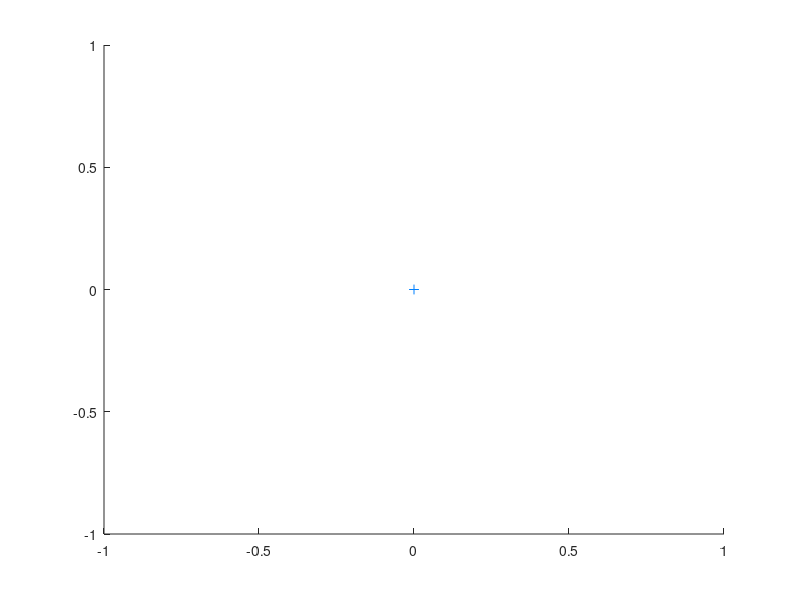

Source code (MATLAB): (Note: this script raises an error after producing the figure.)
%% %%%%%%%%%%%%%%%%%%%%%%%%%%%%%%%%%%%%%%%%%%%%%%%%%%%%%%%%%%%%%%%%%%%%%%%%%%%%
%%  Demo for testing Diffeomorphic Matching for DS learning algo (Perrin)    %%
%%%%%%%%%%%%%%%%%%%%%%%%%%%%%%%%%%%%%%%%%%%%%%%%%%%%%%%%%%%%%%%%%%%%%%%%%%%%%%%
%% Load a Demonstration from LASADATASET
clear all; close all;
dataset_type = 'draw';

switch dataset_type
    case 'lasa'        
        %All Lasa-shapes except multidemonstration examples
        dataset_dir = '../../LASADataset/DataSet/';
        allShapes = dir(dataset_dir);
        allShapes(1:2) = [];
        % Load data
        close all; clc;
        f = 9; % <== Choose dataset from LASADASET
        thisFile = allShapes(f).name;
        load([dataset_dir, thisFile]);
        use_demos = [1 2 3]; %Use only the demos with the appearing here; Use all if empty        
        dim = 2;
        fprintf('*** Loaded demonstrations from %s ***\n', allShapes(f).name);        
    case 'draw'
        % Draw Reference Trajectory
        fig0 = figure('Color', [1 1 1]);
        limits = [-3.5 1 -2.5 2];
        xlim(limits(1:2));
        ylim(limits(3:4));
        scatter(0, 0, 50, [0 0.5 1], '+'); hold on;
        data = draw_mouse_data_on_DS(fig0, limits); 
        data_12 = data{1}(:,1:2);
        dt = abs((data_12(1,1) -  data_12(1,2))/data_12(3,1));
        dim = 2;
        use_demos = []; %Use only the demos with the appearing here; Use all if empty
end

% Some options
step_demos = 1;  %Step the points
doNormalize = 1; %Normalize the demos using the variance in each direction; This works better in general

%Options concerning the transformation
if doNormalize
    optsSearch = {'maxCoef', '10', 'nb_iteration','150', 'regularise', '5e-4', 'conv_crit', '1e-6', 'division_coefList', '[3,3,2.5,2.0,1.5,1.1,1.1]', 'safeCoeffList', '0.6*[1, 1, 1, 1, 1, 1, 1]', 'doPlot', '0'};
else
    optsSearch = {'maxCoef', '5', 'nb_iteration','150', 'regularise', '1e-3', 'conv_crit', '1e-6', 'division_coefList', '[3,3,2.5,2.0,1.5,1.1,1.1]', 'safeCoeffList', '0.55*[1, 1, 1, 1, 1, 1, 1]', 'doPlot', '0'};
end

%% %%%%%%%%%%%%%%%%%%%%%%%%%%%%%%%%%%%%%%%%%%%%%%%%%%%%%%%%%%%%%%%%%%%%%%%%%%%%%%
%% Step 1: Estimate Diffeomorphic Matching Parameters for Given Demonstrations %%
%%%%%%%%%%%%%%%%%%%%%%%%%%%%%%%%%%%%%%%%%%%%%%%%%%%%%%%%%%%%%%%%%%%%%%%%%%%%%%%%%
% Prepare data
fprintf('- Preparing Data for Diffeomorphic Matching...');
switch dataset_type
    case 'lasa'        
        if isempty(use_demos)
            use_demos = 1:length(demos);
        end
        [Xinit, target, allTarget, allTargetV, allSource,  ... , 
        allSourceV, nDemos, indD] = processLASADataset(demos, use_demos, step_demos,dt);
    case 'draw' 
        close all;
        if isempty(use_demos)
            use_demos = 1:length(data);
        end
        [Xinit, target, allTarget, allTargetV, allSource,  ... , 
        allSourceV, nDemos, indD] = processDrawnDataset(data, use_demos, step_demos,dt);          
end
fprintf('done\n');

% Uses the mean of all demonstrations as target Xi
% (The transformation maps the points given in "source" onto the points in "target"
[dim, lX] = size(target);
target = target./nDemos;
targetV = [diff(target,[],2),zeros(dim,1)]./dt;

%Define the source trajectory: A straight line between the initial and
%final point of the mean target trajectory
source = [linspace(target(1,1), target(1,end), lX); linspace(target(2,1), target(2,end), lX)];
sourceV = [diff(source, [], 2).*(step_demos/dt), zeros(dim,1)];

% Sub-sample source/target trajectories depending on the step-size
source  = source(:,indD);
sourceV = sourceV(:,indD);
target  = target(:,indD);
targetV = targetV(:,indD);

% Normalize Trajectories
if doNormalize
    [Xinit, target, targetV, source, sourceV, allTarget, ... ,
        allTargetV, allSource, allSourceV] = normalizeTrajectories(Xinit, target, ... ,
        targetV, source, sourceV, allTarget, allTargetV, allSource, allSourceV);
end

%Max for plotting
XLimPlot = [min([1.2*allTarget, 0.8*allTarget, -.25*ones(dim,1)],[], 2), max([1.2*allTarget, 0.8*allTarget, .25*ones(dim,1)],[],2)];
XLimPlot2 = [min([1.2*allSource, 0.8*allSource, -.25*ones(dim,1)],[], 2), max([1.2*allSource, 0.8*allSource, .25*ones(dim,1)],[],2)];

%Search for the transformation parameters
fprintf('- Searching for Transformation Parameters...');
tic;
[ centers, targets, coefs, division_coef, nb_iteration ] = iterativeSearch( source, target, optsSearch{:} );
toc;
fprintf('done\n')

% Create all lambda functions needed to evaluate the transformation
% Forward transformation (Phi)
diff_fun             = @(pt) result_function(centers, targets, coefs, division_coef, nb_iteration, pt);
% Backward transformation (Phi^-1)
inverse_diff_fun     = @(pt) result_function_reverse(centers, targets, coefs, division_coef, nb_iteration, pt);
% Backward transformation and calculation of the jacobian in point (J^-1)
jac_inverse_diff_fun = @(pt) result_function_reverse_Jac(centers, targets, coefs, division_coef, nb_iteration, pt);

%%%%%%%%%%%% General plot with the transformed sources and targets %%%%%%%%%%%%
if exist('h_trans','var'); delete(h_trans);end
h_trans = figure('Color',[1 1 1]); hold all;

% Demonstrated Mean Trajectory \xi
scatter(target(1,:),target(2,:), 20, [1 0 0],'filled');
if nDemos > 1
    % All Demonstrated Trajectories \xi
    scatter(allTarget(1,:),allTarget(2,:), 10, [0 0 0],'filled');
end
% Virtual Trajectory \chi
scatter(source(1,:),source(2,:), 20, [0 0 1], 'filled'); hold on;

% Demonstrated Trajectory transformed to Virtual through \phi^-1(\xi)
invPhiTarg = inverse_diff_fun(target);%Applying the inverse transformation to the mean target
scatter(invPhiTarg(1,:), invPhiTarg(2,:), 20, [0 0.5 1], '+'); hold on;

% Virtual Trajectory transformed to Demonstration through \\phi(\chi)
PhiSrc = diff_fun(source);
scatter(PhiSrc(1,:), PhiSrc(2,:), 20, [1 0.5 0], '+'); hold on;

% Plotting the deformed grid through the diffeomorphism
plotGrid(1, XLimPlot2, 10, 1000, diff_fun);
if nDemos > 1    
legend({'Mean Demo trajectory $\Xi=\{\xi_1,\dots,\xi_T\}$','Demonstrated trajectories $\Xi=\{\xi_1,\dots,\xi_T\}$', ... , 
    'Virtual Linear Trajectory $\chi=\{\chi_1,\dots,\chi_T\}$', ...    
    'Transformed Demonstrated Trajectory $\Phi^{-1}(\Xi)=\{\phi^{-1}(\xi_1),\dots,\phi^{-1}(\xi_T)\}$',...
    'Transformed Virtual Trajectory $\Phi(\chi)=\{\phi(\chi_1),\dots,\phi(\chi_T)\}$'},'Interpreter','LaTex','FontSize',10)
else
    legend({'Mean Demo trajectory $\Xi=\{\xi_1,\dots,\xi_T\}$', ... , 
    'Virtual Linear Trajectory $\chi=\{\chi_1,\dots,\chi_T\}$', ...    
    'Transformed Demonstrated Trajectory $\Phi^{-1}(\Xi)=\{\phi^{-1}(\xi_1),\dots,\phi^{-1}(\xi_T)\}$',...
    'Transformed Virtual Trajectory $\Phi(\chi)=\{\phi(\chi_1),\dots,\phi(\chi_T)\}$'},'Interpreter','LaTex','FontSize',10)
end
grid on;
title('Results of Diffeomorphic Matching Algorithm','Interpreter','LaTex', 'FontSize',15)
xlim(XLimPlot(1,:));
ylim(XLimPlot(2,:));
pause(1);
%% %%%%%%%%%%%%%%%%%%%%%%%%%%%%%%%%%%%%%%%%%%%%%%%%%%%%%%%%%%%%%%%%%%%%%%%%%%%%%%
%%       Step 2: Plot Resulting Lyapunov function of transformed space         %%
%%%%%%%%%%%%%%%%%%%%%%%%%%%%%%%%%%%%%%%%%%%%%%%%%%%%%%%%%%%%%%%%%%%%%%%%%%%%%%%%%
%Plot the resulting Lyapunov functions (transformation applied to
%x²+y²==alpha²

lyapunov_fun = @(x)(sum(x.*x));
virtual_fun = @(x)(x);

if exist('h_lyap','var'); delete(h_lyap);end
h_lyap  = figure( 'Color', [1 1 1]);
subplot(1,2,1)
xlim(XLimPlot(1,:));
ylim(XLimPlot(2,:));
my_LyapFun2D({gcf(), gca()}, lyapunov_fun, virtual_fun,[]); hold on;
% Virtual Trajectory \chi
scatter(source(1,:),source(2,:), 10, [0 0 1], 'filled'); hold on;
% Attractor
scatter(0, 0, 30, [0 0 0], '+'); hold on;
title('Initial Lyapunov Function $V(\chi)$','Interpreter','LaTex', 'FontSize',15);

subplot(1,2,2)
xlim(XLimPlot(1,:));
ylim(XLimPlot(2,:));
my_LyapFun2D({gcf(), gca()}, lyapunov_fun, diff_fun,[]); hold on;
% Demonstrated Trajectory \xi
scatter(target(1,:),target(2,:), 10, [1 0 0],'filled'); hold on;
if nDemos > 1
    % All Demonstrated Trajectories \xi
    scatter(allTarget(1,:),allTarget(2,:), 10, [0 0 0],'filled');
end
% Attractor
scatter(0, 0, 30, [0 0 0], '+'); hold on;

title('Resulting Lyapunov Function $V(\Phi(\xi))$','Interpreter','LaTex', 'FontSize',15);
pause(1);
%% %%%%%%%%%%%%%%%%%%%%%%%%%%%%%%%%%%%%%%%%%%%%%%%%%%%%%%%%%%%%%%%%%%%%%%%%%%%%%%
%%       Step 3: Plot Streamlines of Original and Deformed Dynamics            %%
%%%%%%%%%%%%%%%%%%%%%%%%%%%%%%%%%%%%%%%%%%%%%%%%%%%%%%%%%%%%%%%%%%%%%%%%%%%%%%%%%
% Choose initial dynamics
lin_ds_type  = 'converging';
attractor = [0 0]';
switch lin_ds_type 
    case 'converging' % A_c converging Linear DS               
        lambda_1 = 5; lambda_2 = 5;
        A = -diag([lambda_1,lambda_2]);
        ds_type = 1;
        ds_lin = @(x) lin_ds([0;0], x, ds_type, []);
    case 'tracking' % A_t tracking Linear DS 
        xi_0 = target(:,1);
        y1 = 1;
        y2 = -xi_0(1)/xi_0(2);
        y = [y1;y2];
        Q = [y./norm(y),xi_0./norm(xi_0)];
        L = [-20 0 ; 0 -1];
        A = Q*L*Q';  
        ds_type = 10;
        ds_lin = @(x) lin_ds([0;0], x, ds_type, [], xi_0);
end
% Plot Original Dynamics
% if exist('h_dyn','var'); delete(h_dyn);end
h_dyn  = figure( 'Color', [1 1 1]);
xlim(XLimPlot(1,:));
ylim(XLimPlot(2,:));
plot_ds_model(h_dyn, ds_lin, attractor, [xlim ylim]); hold on;
% Virtual Trajectory \chi
scatter(source(1,:),source(2,:), 10, [0 0 1], 'filled'); hold on;
% Demonstrated Trajectory \xi
scatter(target(1,:),target(2,:), 10, [1 0 0],'filled'); hold on;
if nDemos > 1
    % All Demonstrated Trajectories \xi
    scatter(allTarget(1,:),allTarget(2,:), 10, [0 0 0],'filled'); hold on;
end
% Attractor
scatter(0, 0, 30, [0 0 0], '+'); hold on;
title('Original DS $\dot{\xi}=A\xi$', 'Interpreter','LaTex', 'FontSize',15)
pause(1);

% Plot Deformed Dynamics
% if exist('h_dyn_diff','var'); delete(h_dyn_diff);end
h_dyn_diff  = figure( 'Color', [1 1 1]);
xlim(XLimPlot(1,:));
ylim(XLimPlot(2,:));
tic;
diff_ds = @(x) nonlin_diff_ds(x, A, jac_inverse_diff_fun, target, attractor);
plot_ds_model(h_dyn_diff, diff_ds, attractor, [xlim ylim]); hold on;
toc;

% Demonstrated Trajectory \xi
scatter(target(1,:),target(2,:), 10, [1 0 0],'filled'); hold on;
if nDemos > 1
    % All Demonstrated Trajectories \xi
    scatter(allTarget(1,:),allTarget(2,:), 10, [0 0 0],'filled'); hold on;
end
% Attractor
scatter(0, 0, 30, [0 0 0], '+'); hold on;
title('Deformed DS $\dot{\xi} = A(\phi^{-1}(\xi))J_{\phi}(\phi^{-1}(\xi))\phi^{-1}(\xi) $','Interpreter','LaTex', 'FontSize',15);
%%%%%%%%%%%%%%%%%%%%%%%%%%%%%%%%%%%%%%%%%%%%%%%%%%%%%%%%%%%%%%%%%%%%%%%%